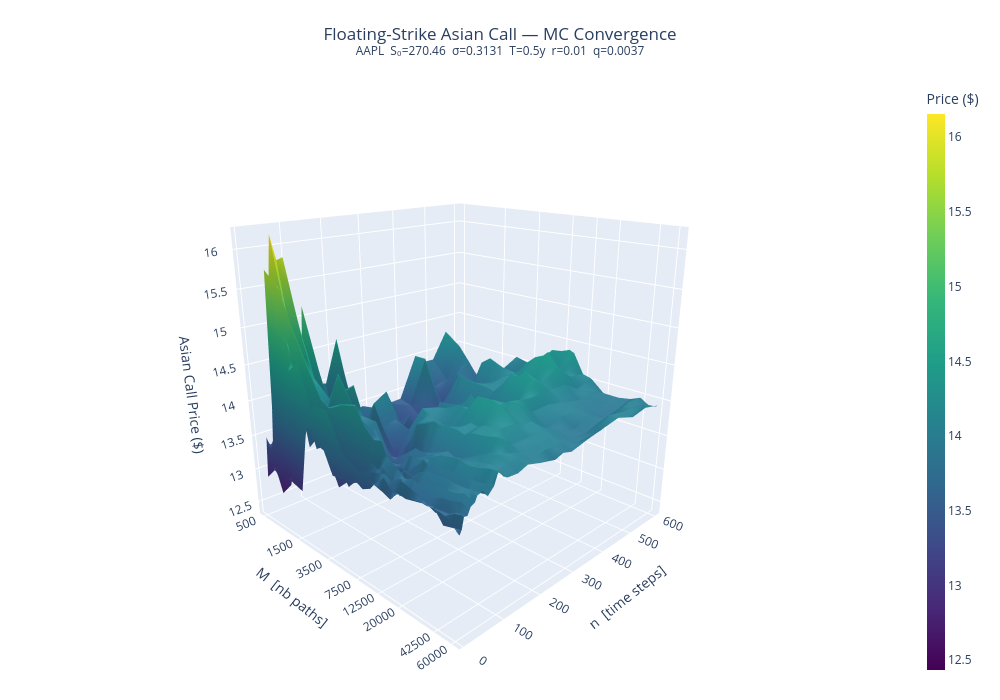

Notebook code cell kept with this figure:
### Code cell
import numpy as np
import pandas as pd
import plotly.graph_objects as go
from itertools import product

# =========================================================
# Parameters
# =========================================================
S0    = 270.46
r     = 0.01
sigma = 0.3131
q     = 0.0037
T     = 0.5

N_values = [10, 15, 20, 28, 35, 45, 50, 63, 75, 90, 100, 113,
            126, 150, 175, 210, 252, 275, 300, 350, 400, 450, 504, 550, 600]  # 24 points, max 550

M_values = [500, 750, 1000, 1500, 2000, 2500, 3500, 5000, 6000,
            7500, 9000, 10000, 12500, 15000, 17500, 20000, 27500,
            35000, 42500, 50000, 57500, 60000]                                   # 21 points, max 57500

print(f"Grid size : {len(N_values)} x {len(M_values)} = {len(N_values)*len(M_values)} runs")

# =========================================================
# Monte Carlo Loop
# =========================================================
results = []
total   = len(N_values) * len(M_values)

for idx, (n, M) in enumerate(product(N_values, M_values), 1):
    dt  = T / n
    rng = np.random.default_rng(seed=42)
    Z   = rng.standard_normal((M, n))

    log_increments = (r - q - 0.5 * sigma**2) * dt + sigma * np.sqrt(dt) * Z
    S_paths        = np.empty((M, n + 1))
    S_paths[:, 0]  = S0
    S_paths[:, 1:] = S0 * np.exp(np.cumsum(log_increments, axis=1))

    S_bar   = S_paths.mean(axis=1)
    ST      = S_paths[:, -1]
    payoffs = np.maximum(ST - S_bar, 0.0)
    price   = np.exp(-r * T) * payoffs.mean()

    results.append({"n": n, "M": M, "price": price})
    print(f"[{idx:>4}/{total}]  n={n:>4}  M={M:>6}  price={price:.4f}")

# =========================================================
# DataFrame + Pivot
# =========================================================
df    = pd.DataFrame(results)
pivot = df.pivot(index="n", columns="M", values="price")
print("\n", pivot.round(4))

# =========================================================
# Interactive Plotly Surface
# =========================================================
n_vals  = pivot.index.values          # y-axis  (time steps)
M_vals  = pivot.columns.values        # x-axis  (nb paths)
Z_surf  = pivot.values

fig = go.Figure(data=[go.Surface(
    x=np.log10(M_vals),               # log scale for M
    y=n_vals,
    z=Z_surf,
    colorscale="Viridis",
    colorbar=dict(title="Price ($)", thickness=18),
    hovertemplate=(
        "log₁₀(M): %{x:.2f}<br>"
        "n: %{y}<br>"
        "Price: $%{z:.4f}<extra></extra>"
    )
)])

# Proper x tick labels → show real M values
fig.update_layout(
    title=dict(
        text=(f"Floating-Strike Asian Call — MC Convergence<br>"
              f"<sup>AAPL  S₀={S0}  σ={sigma}  T={T}y  "
              f"r={r}  q={q}</sup>"),
        x=0.5
    ),
    scene=dict(
        xaxis=dict(
            title="M  [nb paths]",
            tickvals=np.log10(M_vals[::3]),
            ticktext=[str(m) for m in M_vals[::3]],
        ),
        yaxis=dict(title="n  [time steps]"),
        zaxis=dict(title="Asian Call Price ($)"),
        camera=dict(eye=dict(x=1.6, y=-1.6, z=0.8))   # default viewing angle
    ),
    width=1000,
    height=700,
    margin=dict(l=20, r=20, t=80, b=20)
)

fig.show()

# optional — save as standalone HTML
# fig.write_html("asian_surface.html")

### Figure 1 — Plotly figure (JSON) as saved in the notebook; plotly's stock layout.template omitted (floating-point values rounded to 4 significant figures; data arrays with more than 128 entries replaced by an {"elided": "..."} marker saying what was removed)
{"data": [{"colorbar": {"thickness": 18, "title": {"text": "Price ($)"}}, "colorscale": [[0, "#440154"], [0.1111, "#482878"], [0.2222, "#3e4989"], [0.3333, "#31688e"], [0.4444, "#26828e"], [0.5556, "#1f9e89"], [0.6667, "#35b779"], [0.7778, "#6ece58"], [0.8889, "#b5de2b"], [1, "#fde725"]], "hovertemplate": "log₁₀(M): %{x:.2f}<br>n: %{y}<br>Price: $%{z:.4f}<extra></extra>", "type": "surface", "x": [2.699, 2.875, 3.0, 3.176, 3.301, 3.398, 3.544, 3.699, 3.778, 3.875, 3.954, 4.0, 4.097, 4.176, 4.243, 4.301, 4.439, 4.544, 4.628, 4.699, 4.76, 4.778], "y": [10, 15, 20, 28, 35, 45, 50, 63, 75, 90, 100, 113, 126, 150, 175, 210, 252, 275, 300, 350, 400, 450, 504, 550, 600], "z": {"elided": "25x22 float values"}}], "layout": {"height": 700, "margin": {"b": 20, "l": 20, "r": 20, "t": 80}, "scene": {"camera": {"eye": {"x": 1.6, "y": -1.6, "z": 0.8}}, "xaxis": {"ticktext": ["500", "1500", "3500", "7500", "12500", "20000", "42500", "60000"], "tickvals": [2.699, 3.176, 3.544, 3.875, 4.097, 4.301, 4.628, 4.778], "title": {"text": "M  [nb paths]"}}, "yaxis": {"title": {"text": "n  [time steps]"}}, "zaxis": {"title": {"text": "Asian Call Price ($)"}}}, "title": {"text": "Floating-Strike Asian Call — MC Convergence<br><sup>AAPL  S₀=270.46  σ=0.3131  T=0.5y  r=0.01  q=0.0037</sup>", "x": 0.5}, "width": 1000}}
